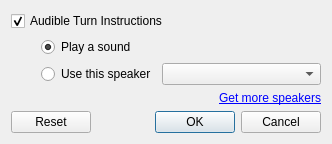
<?xml version="1.0" encoding="UTF-8"?>
<ui version="4.0">
 <class>RoutingConfigDialog</class>
 <widget class="QDialog" name="RoutingConfigDialog">
  <property name="geometry">
   <rect>
    <x>0</x>
    <y>0</y>
    <width>332</width>
    <height>139</height>
   </rect>
  </property>
  <property name="windowTitle">
   <string>Routing Configuration - Marble</string>
  </property>
  <layout class="QVBoxLayout" name="verticalLayout_2">
   <item>
    <widget class="QCheckBox" name="voiceNavigationCheckBox">
     <property name="text">
      <string>Audible Turn Instructions</string>
     </property>
     <property name="checked">
      <bool>true</bool>
     </property>
    </widget>
   </item>
   <item>
    <layout class="QHBoxLayout" name="horizontalLayout_2">
     <item>
      <spacer name="horizontalSpacer">
       <property name="orientation">
        <enum>Qt::Horizontal</enum>
       </property>
       <property name="sizeType">
        <enum>QSizePolicy::Fixed</enum>
       </property>
       <property name="sizeHint" stdset="0">
        <size>
         <width>30</width>
         <height>20</height>
        </size>
       </property>
      </spacer>
     </item>
     <item>
      <layout class="QVBoxLayout" name="verticalLayout">
       <item>
        <widget class="QRadioButton" name="soundRadioButton">
         <property name="text">
          <string>Play a sound</string>
         </property>
         <property name="checked">
          <bool>true</bool>
         </property>
        </widget>
       </item>
       <item>
        <layout class="QHBoxLayout" name="horizontalLayout">
         <item>
          <widget class="QRadioButton" name="speakerRadioButton">
           <property name="text">
            <string>Use this speaker</string>
           </property>
           <property name="checked">
            <bool>false</bool>
           </property>
          </widget>
         </item>
         <item>
          <widget class="QComboBox" name="speakerComboBox">
           <property name="sizePolicy">
            <sizepolicy hsizetype="MinimumExpanding" vsizetype="Fixed">
             <horstretch>0</horstretch>
             <verstretch>0</verstretch>
            </sizepolicy>
           </property>
          </widget>
         </item>
        </layout>
       </item>
      </layout>
     </item>
    </layout>
   </item>
   <item>
    <widget class="QLabel" name="label_2">
     <property name="text">
      <string>&lt;a href=&quot;http://userbase.kde.org/Marble/CustomSpeakers&quot;&gt;Get more speakers&lt;/a&gt;</string>
     </property>
     <property name="alignment">
      <set>Qt::AlignRight|Qt::AlignTrailing|Qt::AlignVCenter</set>
     </property>
     <property name="openExternalLinks">
      <bool>true</bool>
     </property>
    </widget>
   </item>
   <item>
    <widget class="QDialogButtonBox" name="buttonBox">
     <property name="orientation">
      <enum>Qt::Horizontal</enum>
     </property>
     <property name="standardButtons">
      <set>QDialogButtonBox::Cancel|QDialogButtonBox::Ok|QDialogButtonBox::Reset</set>
     </property>
    </widget>
   </item>
  </layout>
 </widget>
 <resources/>
 <connections>
  <connection>
   <sender>buttonBox</sender>
   <signal>accepted()</signal>
   <receiver>RoutingConfigDialog</receiver>
   <slot>accept()</slot>
   <hints>
    <hint type="sourcelabel">
     <x>248</x>
     <y>254</y>
    </hint>
    <hint type="destinationlabel">
     <x>157</x>
     <y>274</y>
    </hint>
   </hints>
  </connection>
  <connection>
   <sender>buttonBox</sender>
   <signal>rejected()</signal>
   <receiver>RoutingConfigDialog</receiver>
   <slot>reject()</slot>
   <hints>
    <hint type="sourcelabel">
     <x>316</x>
     <y>260</y>
    </hint>
    <hint type="destinationlabel">
     <x>286</x>
     <y>274</y>
    </hint>
   </hints>
  </connection>
  <connection>
   <sender>voiceNavigationCheckBox</sender>
   <signal>toggled(bool)</signal>
   <receiver>speakerComboBox</receiver>
   <slot>setEnabled(bool)</slot>
   <hints>
    <hint type="sourcelabel">
     <x>80</x>
     <y>20</y>
    </hint>
    <hint type="destinationlabel">
     <x>130</x>
     <y>51</y>
    </hint>
   </hints>
  </connection>
  <connection>
   <sender>voiceNavigationCheckBox</sender>
   <signal>toggled(bool)</signal>
   <receiver>speakerRadioButton</receiver>
   <slot>setEnabled(bool)</slot>
   <hints>
    <hint type="sourcelabel">
     <x>165</x>
     <y>14</y>
    </hint>
    <hint type="destinationlabel">
     <x>97</x>
     <y>68</y>
    </hint>
   </hints>
  </connection>
  <connection>
   <sender>voiceNavigationCheckBox</sender>
   <signal>toggled(bool)</signal>
   <receiver>soundRadioButton</receiver>
   <slot>setEnabled(bool)</slot>
   <hints>
    <hint type="sourcelabel">
     <x>165</x>
     <y>14</y>
    </hint>
    <hint type="destinationlabel">
     <x>182</x>
     <y>41</y>
    </hint>
   </hints>
  </connection>
  <connection>
   <sender>speakerComboBox</sender>
   <signal>currentIndexChanged(int)</signal>
   <receiver>speakerRadioButton</receiver>
   <slot>click()</slot>
   <hints>
    <hint type="sourcelabel">
     <x>238</x>
     <y>68</y>
    </hint>
    <hint type="destinationlabel">
     <x>94</x>
     <y>68</y>
    </hint>
   </hints>
  </connection>
 </connections>
</ui>
